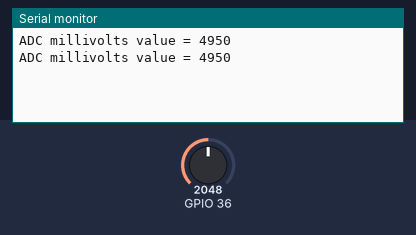
Simulated run of this sketch. Board: ESP32. Shown: the last lines printed to the serial monitor. The inputs (shaded band) are chosen by the test bench; at power-on: GPIO 36 = 2048.

Above: at 1.8 s.
1.9 s: GPIO 36 set to 2866
At 2.8 s:
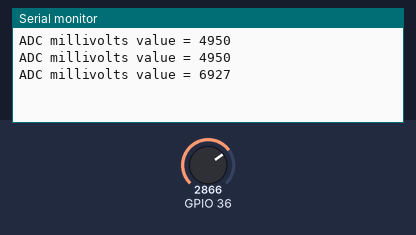
3.4 s: GPIO 36 set to 3603
At 4.8 s:
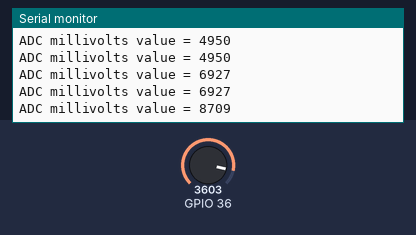
Timing chart, 0 to 6.4 s (numbered marks = the images above; inputs shaded):
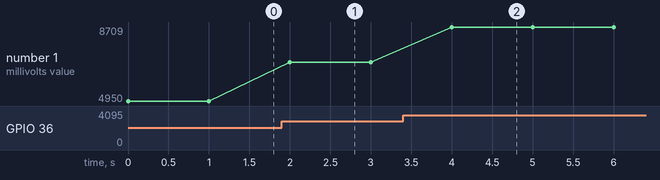

The sketch:

voltage-reader.ino
```cpp
void setup() {
    Serial.begin(115200);

    // Set attenuation for 0-3.3V range
    analogSetAttenuation(ADC_11db);  // Global setting
    // OR for specific pin:
    // analogSetPinAttenuation(A0, ADC_11db);
}

void loop() {
    uint32_t analogVolts = analogReadMilliVolts(A0) * 3;

    Serial.printf("ADC millivolts value = %d\n", analogVolts);
    delay(1000);
}
```

Measured:
- after the input at 1.9 s, the serial monitor: prints a new line after 0.10 s (image 1)
- after the input at 3.4 s, the serial monitor: prints a new line after 0.60 s (image 2)
- plotted number 1: 4950 → 6927 after the input at 1.9 s, 6927 → 8709 after the input at 3.4 s
